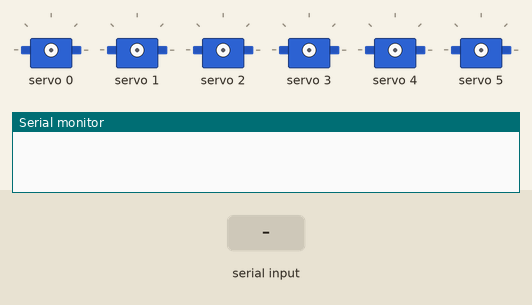
Bench run of a program on a simulated ESP8266 (NodeMCU). On the bench: 6 × servo, the last lines printed to the serial monitor. Inputs (shaded band) come from the test bench.

Above: at 1.2 s.
1.3 s: "home,1\n" received over Serial
2.8 s: "home\n" received over Serial
At 3.8 s:
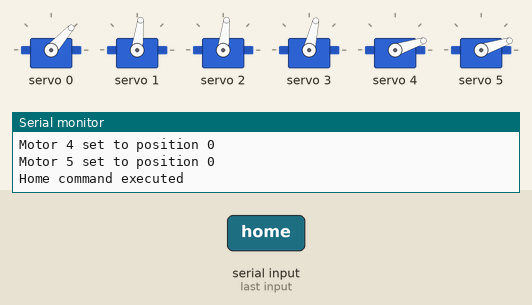
4.3 s: "1,90\n" received over Serial
At 5.5 s:
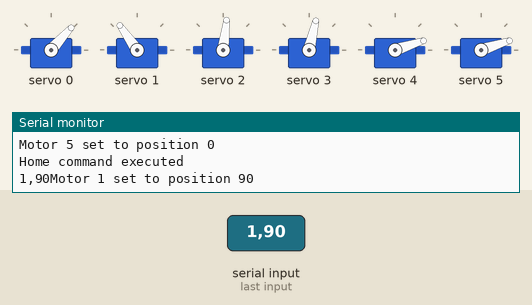
5.8 s: "home,150\n" received over Serial
At 6.9 s:
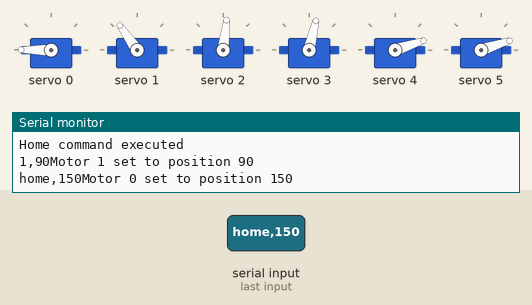
7.3 s: "5\n" received over Serial
At 8.0 s:
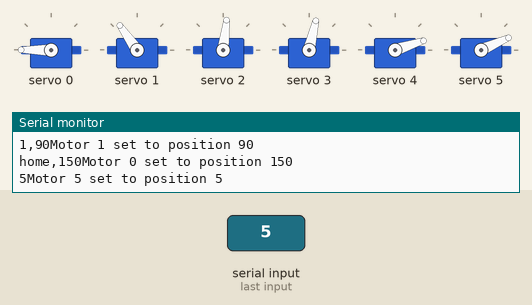
Timing chart, 0 to 10.3 s (numbered marks = the images above; inputs shaded):
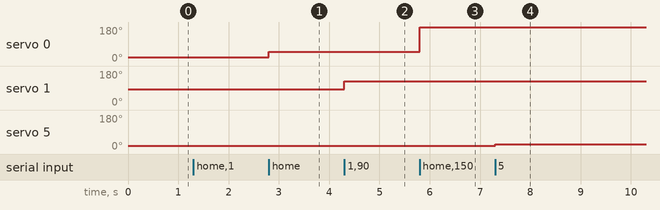

The program:

main.cpp
```cpp
#include <Arduino.h>
#include "Arm.h"

Arm arm;

/**
 * Inicializa a comunicação serial e configura os motores do braço.
 */
void setup() {
  Serial.begin(115200);
}

/**
 * Controla os motores do braço.
 */
void loop() {
  if (Serial.available()) {
    // Aguarda a entrada de um comando no formato "motorNum,position" ou "home"
    String input = Serial.readStringUntil('\n');
    Serial.print(input);
    if (input == "home") {
      arm.home();
      Serial.println("Home command executed");
    } else {
      // Extrai o número do motor e a posição da string lida
      int motorNum = input.substring(0, input.indexOf(',')).toInt();
      int position = input.substring(input.indexOf(',') + 1).toInt();

      arm.setIndividualPosition(motorNum, position);
    }
  }
}
```

Measured:
- after the input at 2.8 s, servo 0: 19° → 48° at once
- after the input at 4.3 s, servo 1: 83° → 125° at once
- after the input at 5.8 s, servo 0: 48° → 180° at once
- after the input at 7.3 s, servo 5: 18° → 24° at once
